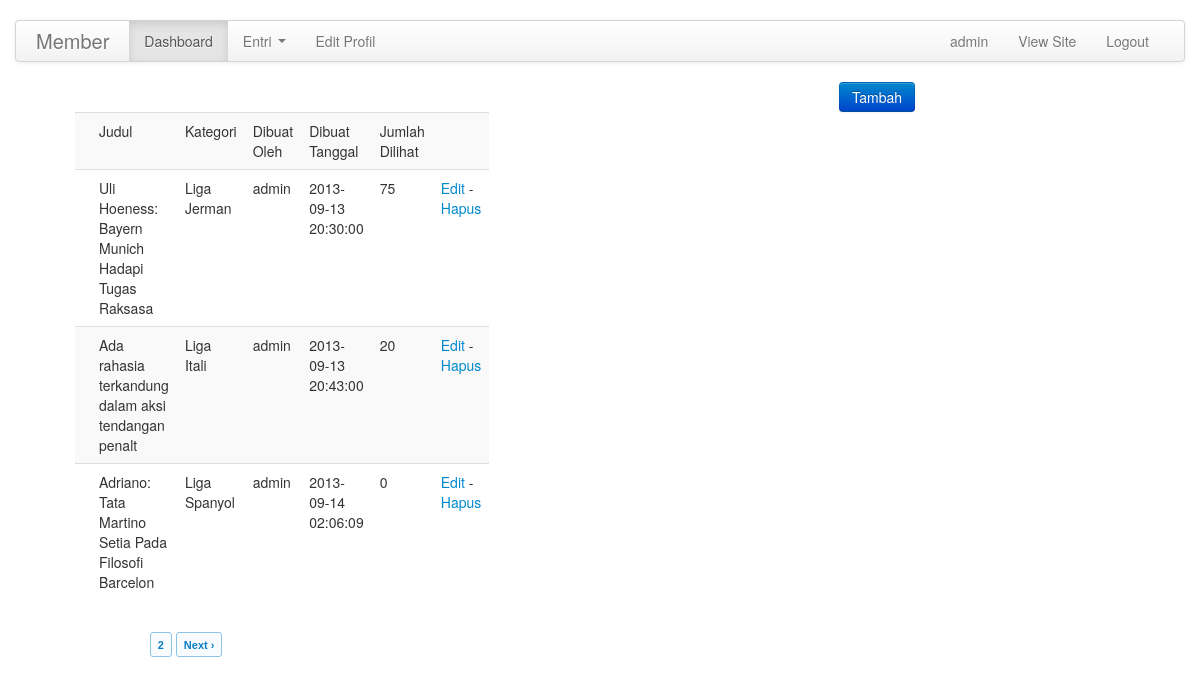
The page /member/index.php?p=news (signed in) on the database its author committed.
### tables this page shows
CREATE TABLE IF NOT EXISTS `post_article` (
  `post_id` int(10) NOT NULL AUTO_INCREMENT,
  `id_cat` varchar(10) NOT NULL,
  `title` varchar(50) NOT NULL,
  `featurephoto` varchar(100) NOT NULL,
  `post_entry` longtext NOT NULL,
  `create_date` datetime NOT NULL,
  `hit` int(10) NOT NULL,
  `create_by` varchar(40) NOT NULL,
  `status` varchar(1) NOT NULL,
  PRIMARY KEY (`post_id`)
);

CREATE TABLE IF NOT EXISTS `post_category` (
  `id_cat` int(10) NOT NULL AUTO_INCREMENT,
  `nm_cat` varchar(40) NOT NULL,
  PRIMARY KEY (`id_cat`)
);

### member/pages/news.php (the view, shortened to what this page needs)
<div align="right">
<input type="button" class="btn btn-primary" name="button" id="button" value="Tambah" onclick="window.location='?p=news-add'">
</div>
<?php
	include '../includes/functions/paging.php';
	$page = (isset($_REQUEST['page']) && !empty($_REQUEST['page']))?$_REQUEST['page']:1;
	$per_page = 3;
	$adjacents  = 3;
	$offset = ($page - 1) * $per_page;
	$count_query   = mysql_query("SELECT COUNT(post_id) AS numrows FROM post_article Where  post_article.create_by='".$_SESSION['user']."'",$con);
	$row     = mysql_fetch_array($count_query);
	$numrows = $row['numrows'];
	$total_pages = ceil($numrows/$per_page);
	$query = mysql_query("SELECT post_article.post_id, post_article.title, post_category.nm_cat, post_article.create_by, post_article.create_date, post_article.hit, post_article.featurephoto
FROM post_article LEFT JOIN post_category ON post_article.id_cat = post_category.id_cat Where  post_article.create_by='".$_SESSION['user']."' GROUP BY post_id LIMIT $offset,$per_page");
?>
<span class="span4">
<table width="100%" border="0" cellspacing="0" cellpadding="0" class="table table-striped">
  <tr>
  <td></td>
    <td>Judul</td>
     <td>Kategori</td>
    <td>Dibuat Oleh</td>
    <td>Dibuat Tanggal</td>
    <td>Jumlah Dilihat</td>
    <td>&nbsp;</td>
  </tr>
  <?php
  while($s=mysql_fetch_array($query))
  {
	  $photo=$base_url."uploads/images/".$s['featurephoto'];
  ?>
  <tr>
  	<td><img src="<?php echo $photo; ?>" height="30" width="30" /></td>
    <td><?php echo $s['title']; ?></td>
     <td><?php echo $s['nm_cat']; ?></td>
    <td><?php echo $s['create_by']; ?></td>
    <td><?php echo $s['create_date']; ?></td>
    <td><?php echo $s['hit']; ?></td>
    <td><a href="?p=news-edit&id=<?php echo sha1($s['post_id']); ?>">Edit</a> - <a href="?p=news&del=1&id=<?php echo sha1($s['post_id']); ?>">Hapus</a></td>
  </tr>
  <?php
  }
  ?>
</table>
<?php
echo paginate("?p=news&", $page, $total_pages, $adjacents);
?>
</span>

### member/css/site.css (style rules this page uses)
body { padding-top:20px; padding-bottom:20px; }

### rows shown on the page
post_article: title "Uli Hoeness: Bayern Munich Hadapi Tugas Raksasa", id_cat.nm_cat "Liga Jerman", create_by "admin", create_date "2013-09-13 20:30:00", hit "75"
post_article: title "Ada rahasia terkandung dalam aksi tendangan penalt", id_cat.nm_cat "Liga Itali", create_by "admin", create_date "2013-09-13 20:43:00", hit "20"
post_article: title "Adriano: Tata Martino Setia Pada Filosofi Barcelon", id_cat.nm_cat "Liga Spanyol", create_by "admin", create_date "2013-09-14 02:06:09", hit "0"

### other values the page prints
$_SESSION['user'] "admin"
$nextlabel "Next ›"
